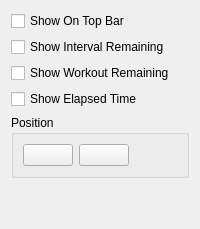
         <widget class="QWidget" name="tab_timer">
          <attribute name="title">
           <string>Timer</string>
          </attribute>
          <layout class="QVBoxLayout" name="verticalLayout_25">
           <item>
            <widget class="QCheckBox" name="checkBox_showTimerOnTop">
             <property name="text">
              <string>Show On Top Bar</string>
             </property>
            </widget>
           </item>
           <item>
            <widget class="QCheckBox" name="checkBox_showIntervalRemainingTime">
             <property name="text">
              <string>Show Interval Remaining</string>
             </property>
            </widget>
           </item>
           <item>
            <widget class="QCheckBox" name="checkBox_showWorkoutRemainingTime">
             <property name="text">
              <string>Show Workout Remaining</string>
             </property>
            </widget>
           </item>
           <item>
            <widget class="QCheckBox" name="checkBox_showElapsedTime">
             <property name="text">
              <string>Show Elapsed Time</string>
             </property>
            </widget>
           </item>
           <item>
            <widget class="QGroupBox" name="groupBox_4">
             <property name="title">
              <string>Position</string>
             </property>
             <layout class="QHBoxLayout" name="horizontalLayout_7">
              <item>
               <widget class="QPushButton" name="pushButton_leftTimer">
                <property name="minimumSize">
                 <size>
                  <width>50</width>
                  <height>0</height>
                 </size>
                </property>
                <property name="text">
                 <string/>
                </property>
                <property name="icon">
                 <iconset resource="../MyResources.qrc">
                  <normaloff>:/image/icon/leftArrow</normaloff>:/image/icon/leftArrow</iconset>
                </property>
               </widget>
              </item>
              <item>
               <widget class="QPushButton" name="pushButton_rightTimer">
                <property name="minimumSize">
                 <size>
                  <width>50</width>
                  <height>0</height>
                 </size>
                </property>
                <property name="text">
                 <string/>
                </property>
                <property name="icon">
                 <iconset resource="../MyResources.qrc">
                  <normaloff>:/image/icon/rightArrow</normaloff>:/image/icon/rightArrow</iconset>
                </property>
               </widget>
              </item>
              <item>
               <spacer name="horizontalSpacer_8">
                <property name="orientation">
                 <enum>Qt::Horizontal</enum>
                </property>
                <property name="sizeHint" stdset="0">
                 <size>
                  <width>40</width>
                  <height>20</height>
                 </size>
                </property>
               </spacer>
              </item>
             </layout>
            </widget>
           </item>
           <item>
            <spacer name="verticalSpacer_16">
             <property name="orientation">
              <enum>Qt::Vertical</enum>
             </property>
             <property name="sizeHint" stdset="0">
              <size>
               <width>20</width>
               <height>40</height>
              </size>
             </property>
            </spacer>
           </item>
          </layout>
         </widget>
